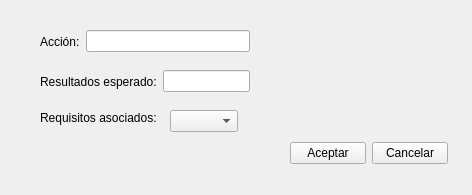
<?xml version="1.0" encoding="UTF-8"?>
<ui version="4.0">
 <class>Form</class>
 <widget class="QWidget" name="Form">
  <property name="geometry">
   <rect>
    <x>0</x>
    <y>0</y>
    <width>472</width>
    <height>195</height>
   </rect>
  </property>
  <property name="windowTitle">
   <string>Form</string>
  </property>
  <widget class="QWidget" name="layoutWidget">
   <property name="geometry">
    <rect>
     <x>40</x>
     <y>30</y>
     <width>210</width>
     <height>23</height>
    </rect>
   </property>
   <layout class="QHBoxLayout" name="horizontalLayout_4">
    <item>
     <widget class="QLabel" name="act_step_label">
      <property name="text">
       <string>Acción:</string>
      </property>
     </widget>
    </item>
    <item>
     <widget class="QLineEdit" name="act_step_input"/>
    </item>
   </layout>
  </widget>
  <widget class="QWidget" name="layoutWidget_2">
   <property name="geometry">
    <rect>
     <x>40</x>
     <y>70</y>
     <width>210</width>
     <height>23</height>
    </rect>
   </property>
   <layout class="QHBoxLayout" name="horizontalLayout_6">
    <item>
     <widget class="QLabel" name="expected_result_label">
      <property name="text">
       <string>Resultados esperado:</string>
      </property>
     </widget>
    </item>
    <item>
     <widget class="QLineEdit" name="expecte_result_input"/>
    </item>
   </layout>
  </widget>
  <widget class="QLabel" name="setp_requirement_label">
   <property name="geometry">
    <rect>
     <x>40</x>
     <y>110</y>
     <width>121</width>
     <height>16</height>
    </rect>
   </property>
   <property name="text">
    <string>Requisitos asociados:</string>
   </property>
  </widget>
  <widget class="QComboBox" name="step_requirement_combo">
   <property name="geometry">
    <rect>
     <x>170</x>
     <y>110</y>
     <width>68</width>
     <height>22</height>
    </rect>
   </property>
  </widget>
  <widget class="QWidget" name="layoutWidget_3">
   <property name="geometry">
    <rect>
     <x>290</x>
     <y>140</y>
     <width>158</width>
     <height>26</height>
    </rect>
   </property>
   <layout class="QHBoxLayout" name="horizontalLayout_5">
    <item>
     <widget class="QPushButton" name="accept_step">
      <property name="text">
       <string>Aceptar</string>
      </property>
     </widget>
    </item>
    <item>
     <widget class="QPushButton" name="cancel_step">
      <property name="text">
       <string>Cancelar</string>
      </property>
     </widget>
    </item>
   </layout>
  </widget>
 </widget>
 <resources/>
 <connections/>
</ui>
